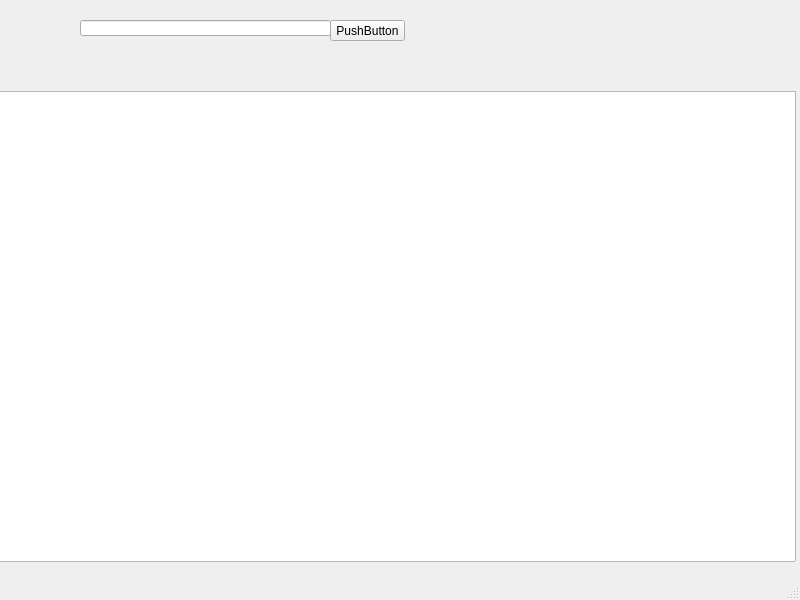
<?xml version="1.0" encoding="UTF-8"?>
<ui version="4.0">
 <class>MainWindow</class>
 <widget class="QMainWindow" name="MainWindow">
  <property name="geometry">
   <rect>
    <x>0</x>
    <y>0</y>
    <width>800</width>
    <height>600</height>
   </rect>
  </property>
  <property name="windowTitle">
   <string>MainWindow</string>
  </property>
  <widget class="QWidget" name="centralwidget">
   <widget class="QPushButton" name="pushButton">
    <property name="geometry">
     <rect>
      <x>330</x>
      <y>20</y>
      <width>75</width>
      <height>21</height>
     </rect>
    </property>
    <property name="text">
     <string>PushButton</string>
    </property>
   </widget>
   <widget class="QLineEdit" name="lineEdit">
    <property name="geometry">
     <rect>
      <x>80</x>
      <y>20</y>
      <width>251</width>
      <height>16</height>
     </rect>
    </property>
   </widget>
   <widget class="QTableWidget" name="tableWidget">
    <property name="geometry">
     <rect>
      <x>-5</x>
      <y>91</y>
      <width>801</width>
      <height>471</height>
     </rect>
    </property>
   </widget>
  </widget>
  <widget class="QMenuBar" name="menubar">
   <property name="geometry">
    <rect>
     <x>0</x>
     <y>0</y>
     <width>800</width>
     <height>21</height>
    </rect>
   </property>
  </widget>
  <widget class="QStatusBar" name="statusbar"/>
 </widget>
 <resources/>
 <connections/>
</ui>
